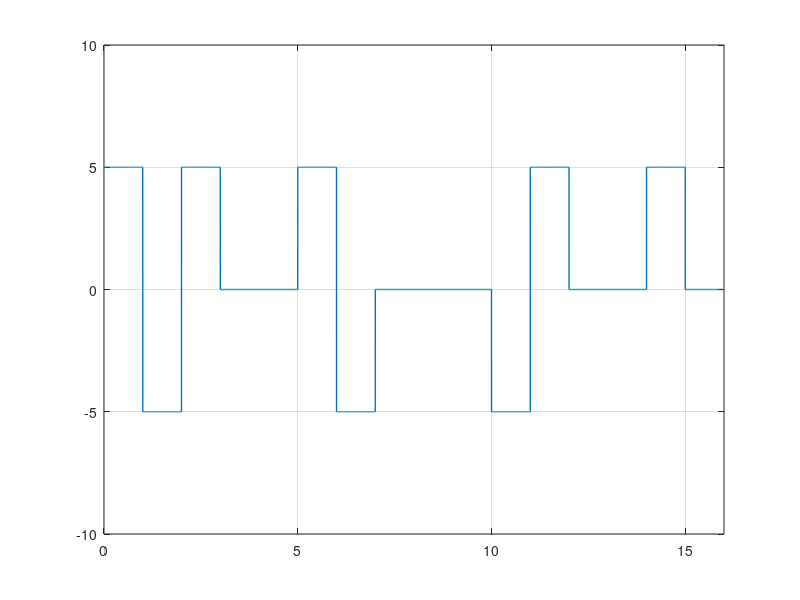

This figure's MATLAB source:
clear all;
close all;

bits = [1 1 0 0 0 0 1 0 0 0 0 0 0 0 0 0];
disp(bits);


bitrate  = 1;
voltage  = 5;
samplingRate = 1000;
samplingTime = 1/samplingRate;
endTime = length(bits)/bitrate;
time = 0:samplingTime:endTime;
index = 1;
count=0;
ct1 = 0;
for i=1:length(bits)
  if(bits(i)==0)
  count= count+1;
  end
if(bits(i)==1)
count=0;
ct1= ct1+1;
end
if(count==4)
	if(mod(ct1,2)==0)
		bits(i) = -1;
		bits(i-3) = 1;
		ct1= ct1+1;
    end
	if(mod(ct1,2)==1)
	  bits(i) = -1;
		ct1= ct1+1;
    end
	count=0;
end

end
disp(bits);
pre = -1; %pre means previous voltage sign...before starting the bit pattern..
if(bits(1)==1)
pre = -pre;
end
for i=1:length(time)
if(bits(index)==1)
modulation(i) = voltage*(pre);
end
if(bits(index)==0)
modulation(i) = 0;
end
if(bits(index)==-1)
modulation(i) = voltage*pre;
end
if(bitrate*time(i)>=index)
index=index+1;
if(index<=length(bits) && bits(index)==1)
pre = -pre;
end
end
end
plot(time, modulation, "LineWidth", 1);
axis([0 endTime -voltage-5 voltage+5]);
grid on;


%demodulation
index = 1;
pre = -voltage;  %previous voltage...
for i=1:length(modulation)
if(modulation(i) == 0)
demodulation(index) = 0;
end
if(modulation(i)~=0)
if(pre==modulation(i))
demodulation(index)=-1;
else
demodulation(index)=1;
end
end
if(bitrate*time(i)>=index)
if(modulation(i)~=0)
pre  = modulation(i);
end
index= index+1;
end
end
disp(demodulation);
for i=1:length(demodulation)
if(demodulation(i)==-1)
demodulation(i)=0;
demodulation(i-3)=0;
end
end
disp(demodulation);

% 000V ( odd) , B00V ( even )
% 
